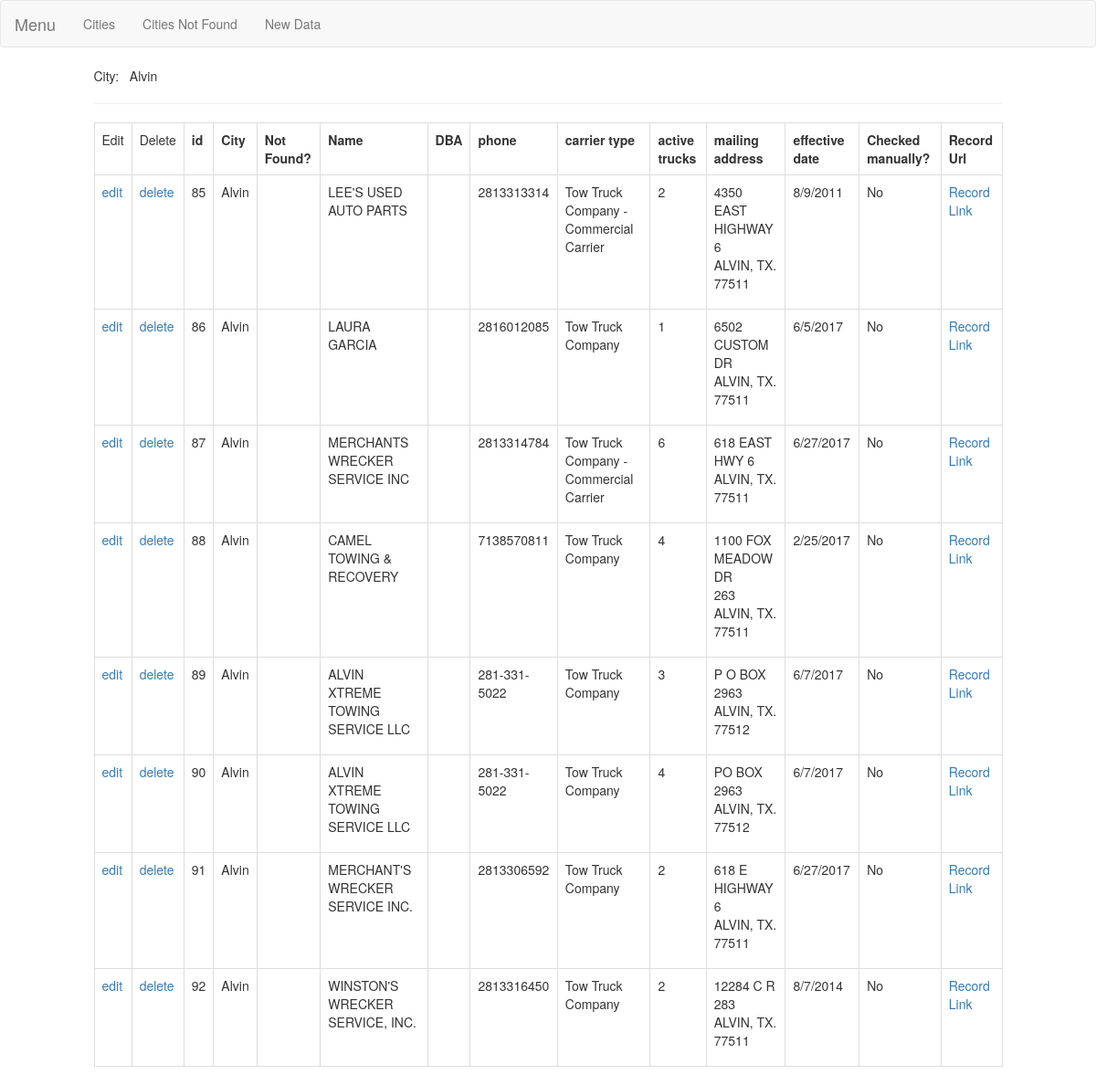
/data_list/Alvin, run on an earlier commit of the app's database.
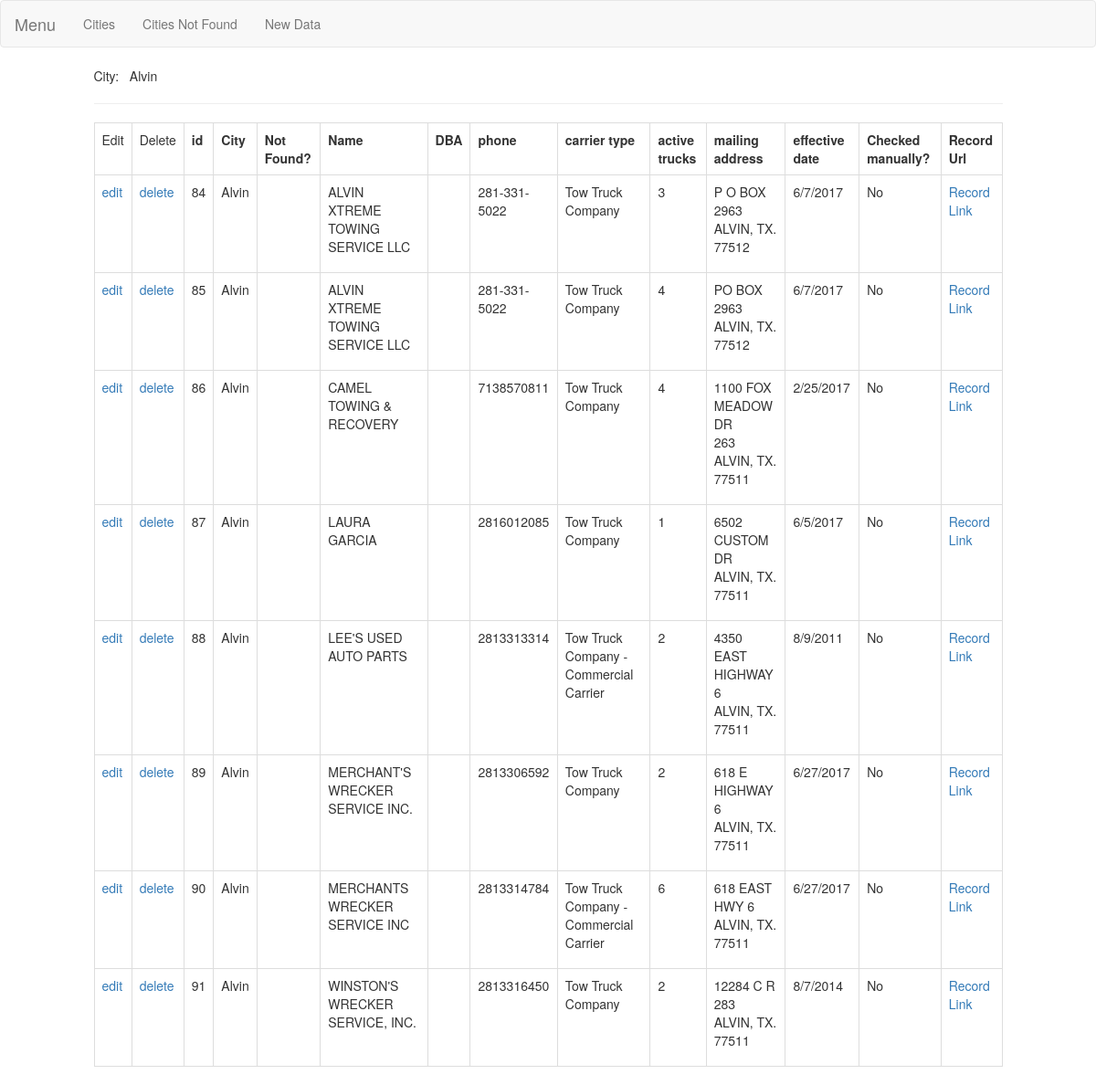
And on a later commit of the database.
### data/models.py (models this page shows)
class DataModel(models.Model):
    active_no = models.CharField(max_length=256, db_index=True, verbose_name="Number", null=True)
    city_data_not_found = models.BooleanField(default=False)
    city = models.CharField(max_length=256, db_index=True, verbose_name="City",  null=False)
    name = models.CharField(max_length=256,  default="")
    dba = models.CharField(max_length=256,  default="")
    phone = models.CharField(max_length=256, default="")
    carrier_type = models.CharField(max_length=256, default="")
    active_trucks = models.IntegerField(default=-1)
    mailing_address = models.CharField(max_length=256, default="")
    effective_date = models.CharField(max_length=256, default="")
    checked_manually = models.BooleanField(default=False)
    record_url = models.URLField()  # According to active no

### data/views.py (the view)
# urls.py: url(r'^data_list/(?P<city>.+)$', list_data, name="list_data"),
def list_data(request, city):
    data_by_c = DataModel.objects.all().filter(city__iexact=city)
    return render(request, "data_list.html", context={
        "data_s": data_by_c,
        "city": city
    })

### data/templates/data_list.html (shortened to what this page needs)
{% extends "./base.html" %}
{% load bootstrap %}
{% block content %}
    City: &nbsp; {{ city }}
    <hr>
    <table id="data-table" class="table table-bordered table-responsive">
        <tr>
            <td>Edit</td>
            <td>Delete</td>
            <th> id </th> <th>City </th> <th> Not Found? </th> <th> Name </th> <th> DBA </th> <th> phone </th> <th>carrier type</th>
            <th>active trucks</th> <th> mailing address </th> <th> effective date </th> <th>Checked manually?</th> <th> Record Url </th>
        </tr>
    {% for d in data_s %}
        <tr id="data-id-{{d.id}}">
            <td> <a href="{% url 'data:data_form' data_id=d.id %}"> edit </a> </td>  <td> <a href="{% url 'data:delete_data' data_id=d.id %}">delete</a> </td>
            <td> {{d.id}} </td> <td> {{d.city}} </td>
            <td> {%  if d.city_data_not_found %} <span style="background-color: red">X</span> {% endif %}</td>
            <td> {{d.name}} </td> <td> {{s.dba}} </td> <td>{{ d.phone }}</td>
            <td>{{ d.carrier_type }}</td> <td> {{ d.active_trucks }} </td>
            <td> {{ d.mailing_address|linebreaks }} </td> <td>{{ d.effective_date }}</td>
            <td>{{ d.checked_manually|yesno:"Yes,No,-" }}</td>
            <td>{% if not d.city_data_not_found %} <a href="{{ d.record_url }}">Record Link</a> {% endif %}</td>
        </tr>
    {% endfor %}
    </table>
{% endblock %}

What changed in the data, as far as the page shows it:
no longer on this page (row edited): DataModel: id "92", city "Alvin", name "WINSTON'S WRECKER SERVICE, INC.", phone "2813316450", carrier_type "Tow Truck Company", active_trucks "2", mailing_address "12284 C R 283 ALVIN, TX. 77511", effective_date "8/7/2014", checked_manually "No"
now on this page (row edited): DataModel: id "84", city "Alvin", name "ALVIN XTREME TOWING SERVICE LLC", phone "281-331-5022", carrier_type "Tow Truck Company", active_trucks "3", mailing_address "P O BOX 2963 ALVIN, TX. 77512", effective_date "6/7/2017", checked_manually "No"
changed DataModel id 85: name "LEE'S USED AUTO PARTS" → "ALVIN XTREME TOWING SERVICE LLC"; phone "2813313314" → "281-331-5022"; carrier_type "Tow Truck Company - Commercial Carrier" → "Tow Truck Company"; active_trucks "2" → "4"; mailing_address "4350 EAST HIGHWAY 6 ALVIN, TX. 77511" → "PO BOX 2963 ALVIN, TX. 77512"; effective_date "8/9/2011" → "6/7/2017"
changed DataModel id 86: name "LAURA GARCIA" → "CAMEL TOWING & RECOVERY"; phone "2816012085" → "7138570811"; active_trucks "1" → "4"; mailing_address "6502 CUSTOM DR ALVIN, TX. 77511" → "1100 FOX MEADOW DR 263 ALVIN, TX. 77511"; effective_date "6/5/2017" → "2/25/2017"
changed DataModel id 87: name "MERCHANTS WRECKER SERVICE INC" → "LAURA GARCIA"; phone "2813314784" → "2816012085"; carrier_type "Tow Truck Company - Commercial Carrier" → "Tow Truck Company"; active_trucks "6" → "1"; mailing_address "618 EAST HWY 6 ALVIN, TX. 77511" → "6502 CUSTOM DR ALVIN, TX. 77511"; effective_date "6/27/2017" → "6/5/2017"
changed DataModel id 88: name "CAMEL TOWING & RECOVERY" → "LEE'S USED AUTO PARTS"; phone "7138570811" → "2813313314"; carrier_type "Tow Truck Company" → "Tow Truck Company - Commercial Carrier"; active_trucks "4" → "2"; mailing_address "1100 FOX MEADOW DR 263 ALVIN, TX. 77511" → "4350 EAST HIGHWAY 6 ALVIN, TX. 77511"; effective_date "2/25/2017" → "8/9/2011"
changed DataModel id 89: name "ALVIN XTREME TOWING SERVICE LLC" → "MERCHANT'S WRECKER SERVICE INC."; phone "281-331-5022" → "2813306592"; active_trucks "3" → "2"; mailing_address "P O BOX 2963 ALVIN, TX. 77512" → "618 E HIGHWAY 6 ALVIN, TX. 77511"; effective_date "6/7/2017" → "6/27/2017"
changed DataModel id 90: name "ALVIN XTREME TOWING SERVICE LLC" → "MERCHANTS WRECKER SERVICE INC"; phone "281-331-5022" → "2813314784"; carrier_type "Tow Truck Company" → "Tow Truck Company - Commercial Carrier"; active_trucks "4" → "6"; mailing_address "PO BOX 2963 ALVIN, TX. 77512" → "618 EAST HWY 6 ALVIN, TX. 77511"; effective_date "6/7/2017" → "6/27/2017"
changed DataModel id 91: name "MERCHANT'S WRECKER SERVICE INC." → "WINSTON'S WRECKER SERVICE, INC."; phone "2813306592" → "2813316450"; mailing_address "618 E HIGHWAY 6 ALVIN, TX. 77511" → "12284 C R 283 ALVIN, TX. 77511"; effective_date "6/27/2017" → "8/7/2014"
